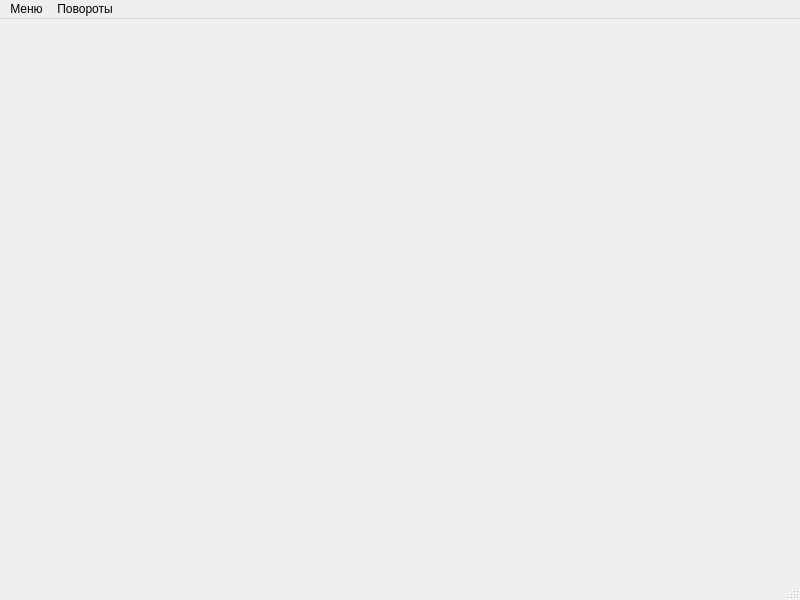
<?xml version="1.0" encoding="UTF-8"?>
<ui version="4.0">
 <class>MainWindow</class>
 <widget class="QMainWindow" name="MainWindow">
  <property name="geometry">
   <rect>
    <x>0</x>
    <y>0</y>
    <width>800</width>
    <height>600</height>
   </rect>
  </property>
  <property name="windowTitle">
   <string>MainWindow</string>
  </property>
  <widget class="QWidget" name="centralwidget">
   <layout class="QHBoxLayout" name="horizontalLayout">
    <item>
     <widget class="OpenGLRender" name="Render" native="true"/>
    </item>
   </layout>
  </widget>
  <widget class="QMenuBar" name="menubar">
   <property name="geometry">
    <rect>
     <x>0</x>
     <y>0</y>
     <width>800</width>
     <height>24</height>
    </rect>
   </property>
   <widget class="QMenu" name="menu">
    <property name="title">
     <string>Меню</string>
    </property>
    <addaction name="actionExit"/>
   </widget>
   <widget class="QMenu" name="menu_2">
    <property name="title">
     <string>Повороты</string>
    </property>
    <addaction name="actionRight"/>
    <addaction name="actionBottom"/>
    <addaction name="actionFront"/>
   </widget>
   <addaction name="menu"/>
   <addaction name="menu_2"/>
  </widget>
  <widget class="QStatusBar" name="statusbar"/>
  <action name="actionExit">
   <property name="text">
    <string>Выход</string>
   </property>
  </action>
  <action name="actionRight">
   <property name="text">
    <string>RIGHT</string>
   </property>
  </action>
  <action name="actionBottom">
   <property name="text">
    <string>BOTTOM</string>
   </property>
  </action>
  <action name="actionFront">
   <property name="text">
    <string>FRONT</string>
   </property>
  </action>
 </widget>
 <customwidgets>
  <customwidget>
   <class>OpenGLRender</class>
   <extends>QWidget</extends>
   <header>openglrender.hpp</header>
   <container>1</container>
  </customwidget>
 </customwidgets>
 <resources/>
 <connections>
  <connection>
   <sender>actionExit</sender>
   <signal>triggered()</signal>
   <receiver>MainWindow</receiver>
   <slot>close()</slot>
   <hints>
    <hint type="sourcelabel">
     <x>-1</x>
     <y>-1</y>
    </hint>
    <hint type="destinationlabel">
     <x>399</x>
     <y>299</y>
    </hint>
   </hints>
  </connection>
 </connections>
</ui>
